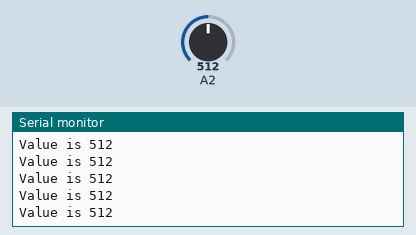
A sketch run on a simulated Arduino Uno, built with avr-gcc and run on an emulated ATmega328P. Parts: the last lines printed to the serial monitor. Inputs (shaded band) come from the test bench; at power-on: A2 = 512.

Above: at 2.7 s.
2.8 s: A2 set to 987
At 2.84 s:
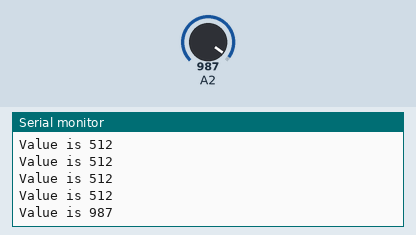
4.3 s: A2 set to 1013
At 4.3 s:
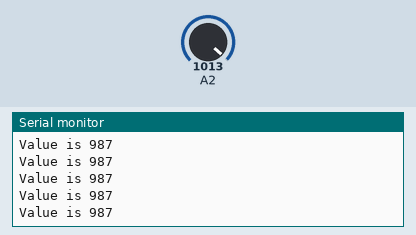
Timing chart, 0 to 7.3 s (numbered marks = the images above; inputs shaded):
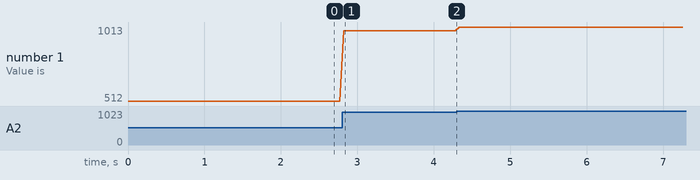

Measured:
- after the input at 2.8 s, the serial monitor: prints a new line at once (image 1)
- plotted number 1: 512 → 987 after the input at 2.8 s, 987 → 1013 after the input at 4.3 s

The sketch:

_2_Inputs.ino
```cpp
// 10 bit ADC
//A code to read a voltage 0-5V as [0,1023]
//Use a potentiometer's ends to 5V and 0V
//Connect the middle pot pin to A2 on the Arduino.


void setup() {

pinMode(A2, INPUT);

Serial.begin(9600);
}

void loop() {

int x = analogRead(A2);

Serial.print("Value is ");
Serial.println(x);

//can be read from Serial Monitor
//Magnifying glass in upper right corner
//Match Baudrate (9600)

delay(50);
}

//Now let's use a photoresistor!
//Did Drew remember the 1k Resistors?
```
